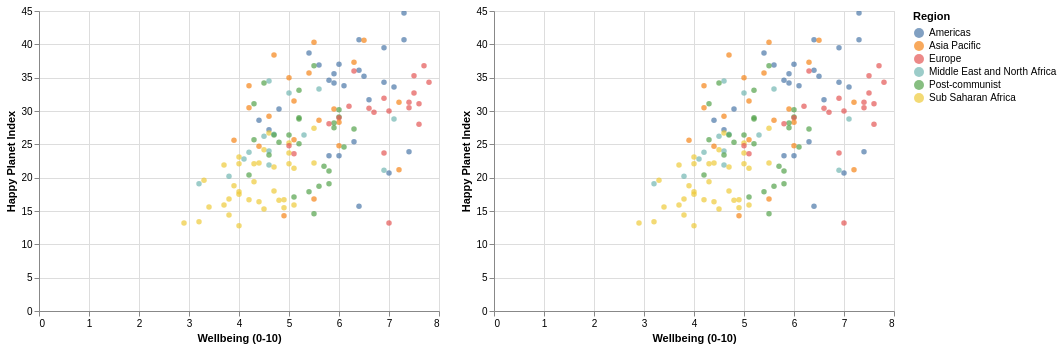

The cell this chart's notebook holds for it:
### Code cell
sa=alt.selection_interval()
Chart=alt.Chart(a).mark_circle().encode(x="Wellbeing (0-10):Q",y="Happy Planet Index:Q",tooltip=["Wellbeing (0-10):Q"],color=alt.condition(sa,"Region:N",alt.value('lightgray'))).interactive().add_selection(sa)
chart1=Chart.encode(x="Wellbeing (0-10):Q")
chart2=Chart.encode(y="Happy Planet Index:Q")
alt.hconcat(chart1,chart2)

### Figure 1 — Vega-Lite specification as saved in the notebook (floating-point values rounded to 4 significant figures; data arrays with more than 128 entries replaced by an {"elided": "..."} marker saying what was removed)
{"config": {"view": {"continuousWidth": 400, "continuousHeight": 300}}, "hconcat": [{"mark": "circle", "encoding": {"color": {"condition": {"field": "Region", "type": "nominal", "selection": "selector021"}, "value": "lightgray"}, "tooltip": [{"field": "Wellbeing (0-10)", "type": "quantitative"}], "x": {"field": "Wellbeing (0-10)", "type": "quantitative"}, "y": {"field": "Happy Planet Index", "type": "quantitative"}}, "selection": {"selector022": {"type": "interval", "bind": "scales", "encodings": ["x", "y"]}, "selector021": {"type": "interval"}}}, {"mark": "circle", "encoding": {"color": {"condition": {"field": "Region", "type": "nominal", "selection": "selector021"}, "value": "lightgray"}, "tooltip": [{"field": "Wellbeing (0-10)", "type": "quantitative"}], "x": {"field": "Wellbeing (0-10)", "type": "quantitative"}, "y": {"field": "Happy Planet Index", "type": "quantitative"}}, "selection": {"selector022": {"type": "interval", "bind": "scales", "encodings": ["x", "y"]}, "selector021": {"type": "interval"}}}], "data": {"name": "data-b6e384118ea359c0b898611b3ac8c5b7"}, "$schema": "https://vega.github.io/schema/vega-lite/v4.17.0.json", "datasets": {"data-b6e384118ea359c0b898611b3ac8c5b7": {"elided": "140 records"}}}
